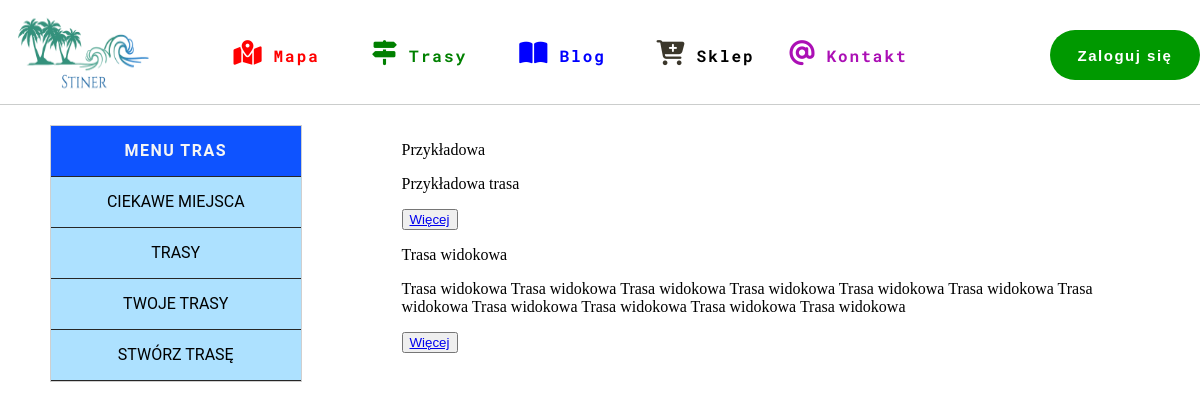
/trails/all_trails, run on an earlier commit of the app's database.
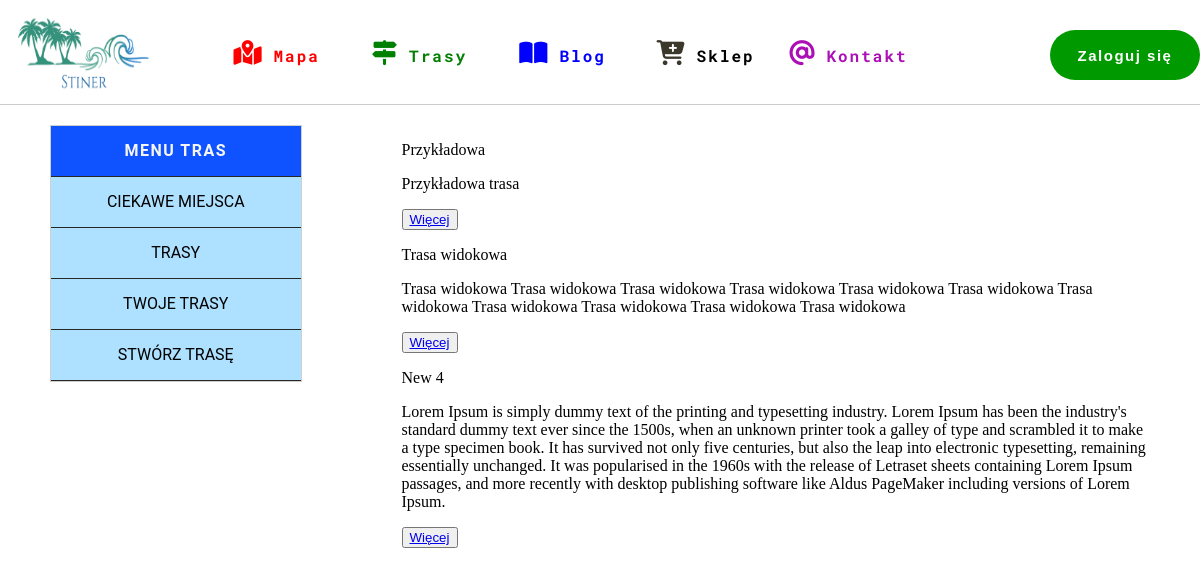
And on a later commit of the database.
### trails/models.py (models this page shows, shortened)
class Trail(models.Model):
    name = models.CharField(max_length=30)
    descriptions = models.TextField()

### trails/views.py (the view)
# urls.py: path('all_trails', views.TrailsListView.as_view(), name='all_trails'),
class TrailsListView(ListView):
    template_name = 'trails/all_trails/all_trails.html'
    model = Trail
    def get_queryset(self):
        trails = super(TrailsListView, self).get_queryset()
        return trails

### trails/templates/trails/all_trails/all_trails.html (shortened to what this page needs)
{% extends 'base_trail.html' %}
{% block content %}
    <div class="all_trails">
        {%for trail in object_list%}
            <div class="all_trails-trail">
                <p>{{trail.name}}</p>
                <p>{{trail.descriptions}}</p>
                <button><a href="{% url 'trails:trail_detail' trail.id %}">Więcej</a></button>
            </div>
        {% endfor %}
    </div>
{% endblock %}

What changed in the data, as far as the page shows it:
added Trail: name "New 4", descriptions "Lorem Ipsum is simply dummy text of the printing and typesetting industry. Lorem Ipsum has been the industry's standard dummy text ever since the 1500s, when an unknown printer took a galley of type and scrambled it to make a type specimen book. It has survived not only five centuries, but also the leap into electronic typesetting, remaining essentially unchanged. It was popularised in the 1960s with the release of Letraset sheets containing Lorem Ipsum passages, and more recently with desktop publishing software like Aldus PageMaker including versions of Lorem Ipsum."
